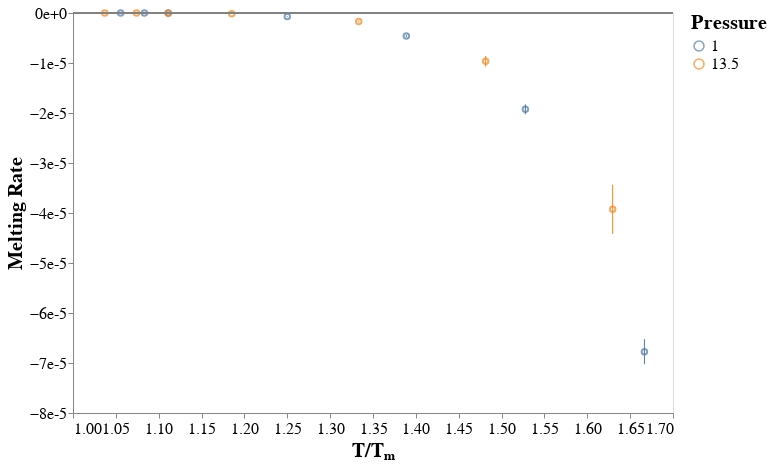

Source (notebook cell):
### Code cell
chart = alt.Chart(melt_df.reset_index()).encode(
    x=alt.X("temp_norm", title="T/Tₘ", scale=alt.Scale(zero=False)),
    color=alt.Color("pressure:N", title="Pressure"),
)

chart = (
    chart.mark_point().encode(
        y=alt.Y(
            "value", 
            title="Melting Rate", 
            axis=alt.Axis(format='e'),
        )
    ) +
    chart.mark_rule().encode(
        y="error_min", 
        y2="error_max"
    )
)

chart = figures.hline(chart, 0)
chart

### Figure 1 — Vega-Lite specification as saved in the notebook (floating-point values rounded to 4 significant figures)
{"$schema": "https://vega.github.io/schema/vega-lite/v3.3.0.json", "config": {"axis": {"grid": false, "labelFontSize": 16, "titleFontSize": 20}, "background": "white", "header": {"labelFontSize": 18, "titleFontSize": 22}, "legend": {"labelFontSize": 16, "titleFontSize": 20}, "view": {"height": 400, "width": 600}}, "data": {"name": "data-bb38779366b6201f53f9ad2009a105cb"}, "datasets": {"data-bb38779366b6201f53f9ad2009a105cb": [{"error": 1.131e-09, "error_frac": -0.1968, "error_max": -3.483e-09, "error_min": -8.005e-09, "pressure": 1, "temp_norm": 1.056, "temperature": 0.38, "value": -5.744e-09}, {"error": 4.035e-10, "error_frac": -0.02895, "error_max": -1.313e-08, "error_min": -1.475e-08, "pressure": 1, "temp_norm": 1.083, "temperature": 0.39, "value": -1.394e-08}, {"error": 1.262e-09, "error_frac": -0.0564, "error_max": -1.985e-08, "error_min": -2.49e-08, "pressure": 1, "temp_norm": 1.111, "temperature": 0.4, "value": -2.238e-08}, {"error": 3.624e-08, "error_frac": -0.05251, "error_max": -6.177e-07, "error_min": -7.627e-07, "pressure": 1, "temp_norm": 1.25, "temperature": 0.45, "value": -6.902e-07}, {"error": 1.184e-07, "error_frac": -0.02577, "error_max": -4.359e-06, "error_min": -4.833e-06, "pressure": 1, "temp_norm": 1.389, "temperature": 0.5, "value": -4.596e-06}, {"error": 4.998e-07, "error_frac": -0.02594, "error_max": -1.827e-05, "error_min": -2.027e-05, "pressure": 1, "temp_norm": 1.528, "temperature": 0.55, "value": -1.927e-05}, {"error": 1.257e-06, "error_frac": -0.01855, "error_max": -6.524e-05, "error_min": -7.027e-05, "pressure": 1, "temp_norm": 1.667, "temperature": 0.6, "value": -6.775e-05}, {"error": 6.439e-10, "error_frac": -0.1251, "error_max": -3.86e-09, "error_min": -6.436e-09, "pressure": 13.5, "temp_norm": 1.037, "temperature": 1.4, "value": -5.148e-09}, {"error": 3.927e-10, "error_frac": -0.02715, "error_max": -1.368e-08, "error_min": -1.525e-08, "pressure": 13.5, "temp_norm": 1.074, "temperature": 1.45, "value": -1.447e-08}, {"error": 1.09e-09, "error_frac": -0.03277, "error_max": -3.107e-08, "error_min": -3.543e-08, "pressure": 13.5, "temp_norm": 1.111, "temperature": 1.5, "value": -3.325e-08}, {"error": 5.046e-09, "error_frac": -0.03173, "error_max": -1.489e-07, "error_min": -1.691e-07, "pressure": 13.5, "temp_norm": 1.185, "temperature": 1.6, "value": -1.59e-07}, {"error": 8.106e-08, "error_frac": -0.04756, "error_max": -1.542e-06, "error_min": -1.866e-06, "pressure": 13.5, "temp_norm": 1.333, "temperature": 1.8, "value": -1.704e-06}, {"error": 5.336e-07, "error_frac": -0.05523, "error_max": -8.595e-06, "error_min": -1.073e-05, "pressure": 13.5, "temp_norm": 1.481, "temperature": 2, "value": -9.662e-06}, {"error": 2.471e-06, "error_frac": -0.06292, "error_max": -3.433e-05, "error_min": -4.421e-05, "pressure": 13.5, "temp_norm": 1.63, "temperature": 2.2, "value": -3.927e-05}]}, "layer": [{"layer": [{"encoding": {"color": {"field": "pressure", "title": "Pressure", "type": "nominal"}, "x": {"field": "temp_norm", "scale": {"zero": false}, "title": "T/Tₘ", "type": "quantitative"}, "y": {"axis": {"format": "e"}, "field": "value", "title": "Melting Rate", "type": "quantitative"}}, "mark": "point"}, {"encoding": {"color": {"field": "pressure", "title": "Pressure", "type": "nominal"}, "x": {"field": "temp_norm", "scale": {"zero": false}, "title": "T/Tₘ", "type": "quantitative"}, "y": {"field": "error_min", "type": "quantitative"}, "y2": {"field": "error_max"}}, "mark": "rule"}]}, {"encoding": {"y": {"field": "val", "type": "quantitative"}}, "mark": {"color": "grey", "type": "rule"}}], "transform": [{"as": "val", "calculate": "0"}]}
